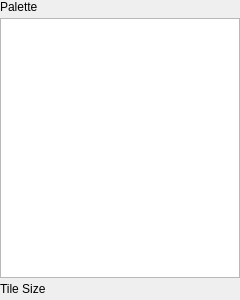
<?xml version="1.0" encoding="UTF-8"?>
<ui version="4.0">
  <class>ColorPaletteOptions</class>
  <widget class="QWidget" name="ColorPaletteOptions">
    <property name="geometry">
      <rect>
        <x>0</x>
        <y>0</y>
        <width>240</width>
        <height>300</height>
      </rect>
    </property>
    <property name="windowTitle">
      <string>Color Palette Options</string>
    </property>
    <layout class="QGridLayout" name="gridLayout">
      <property name="leftMargin">
        <number>0</number>
      </property>
      <property name="topMargin">
        <number>0</number>
      </property>
      <property name="rightMargin">
        <number>0</number>
      </property>
      <property name="bottomMargin">
        <number>0</number>
      </property>
      <property name="spacing">
        <number>4</number>
      </property>
      <item row="0" column="0">
        <widget class="QLabel" name="paletteLabel">
          <property name="text">
            <string>Palette</string>
          </property>
          <property name="class" stdset="0">
            <string>panel-label</string>
          </property>
        </widget>
      </item>
      <item row="1" column="0">
        <widget class="QListWidget" name="palettesList">
          <property name="movement">
            <enum>QListView::Static</enum>
          </property>
          <property name="uniformItemSizes">
            <bool>false</bool>
          </property>
          <property name="class" stdset="0">
            <string>separator-list</string>
          </property>
        </widget>
      </item>
      <item row="2" column="0">
        <widget class="QLabel" name="sizeLabel">
          <property name="text">
            <string>Tile Size</string>
          </property>
          <property name="class" stdset="0">
            <string>panel-label</string>
          </property>
        </widget>
      </item>
      <item row="3" column="0">
        <layout class="QHBoxLayout" name="sizeLayout">
          <property name="spacing">
            <number>4</number>
          </property>
          <item>
            <widget class="Linea::UI::RadioToggle" name="sizeGroup">
              <property name="buttonIcons" stdset="0">
                <stringlist>
                  <string>items-small</string>
                  <string>items-medium</string>
                  <string>items-large</string>
                </stringlist>
              </property>
              <property name="buttonToolTips" stdset="0">
                <stringlist>
                  <string>Small tiles</string>
                  <string>Medium tiles</string>
                  <string>Large tiles</string>
                </stringlist>
              </property>
            </widget>
          </item>
          <item>
            <spacer name="sizeSpacer">
              <property name="orientation">
                <enum>Qt::Horizontal</enum>
              </property>
              <property name="sizeHint" stdset="0">
                <size>
                  <width>0</width>
                  <height>0</height>
                </size>
              </property>
            </spacer>
          </item>
        </layout>
      </item>
    </layout>
  </widget>
  <customwidgets>
    <customwidget>
      <class>Linea::UI::RadioToggle</class>
      <extends>QWidget</extends>
      <header>radio-toggle.h</header>
    </customwidget>
  </customwidgets>
  <resources/>
  <connections/>
</ui>
